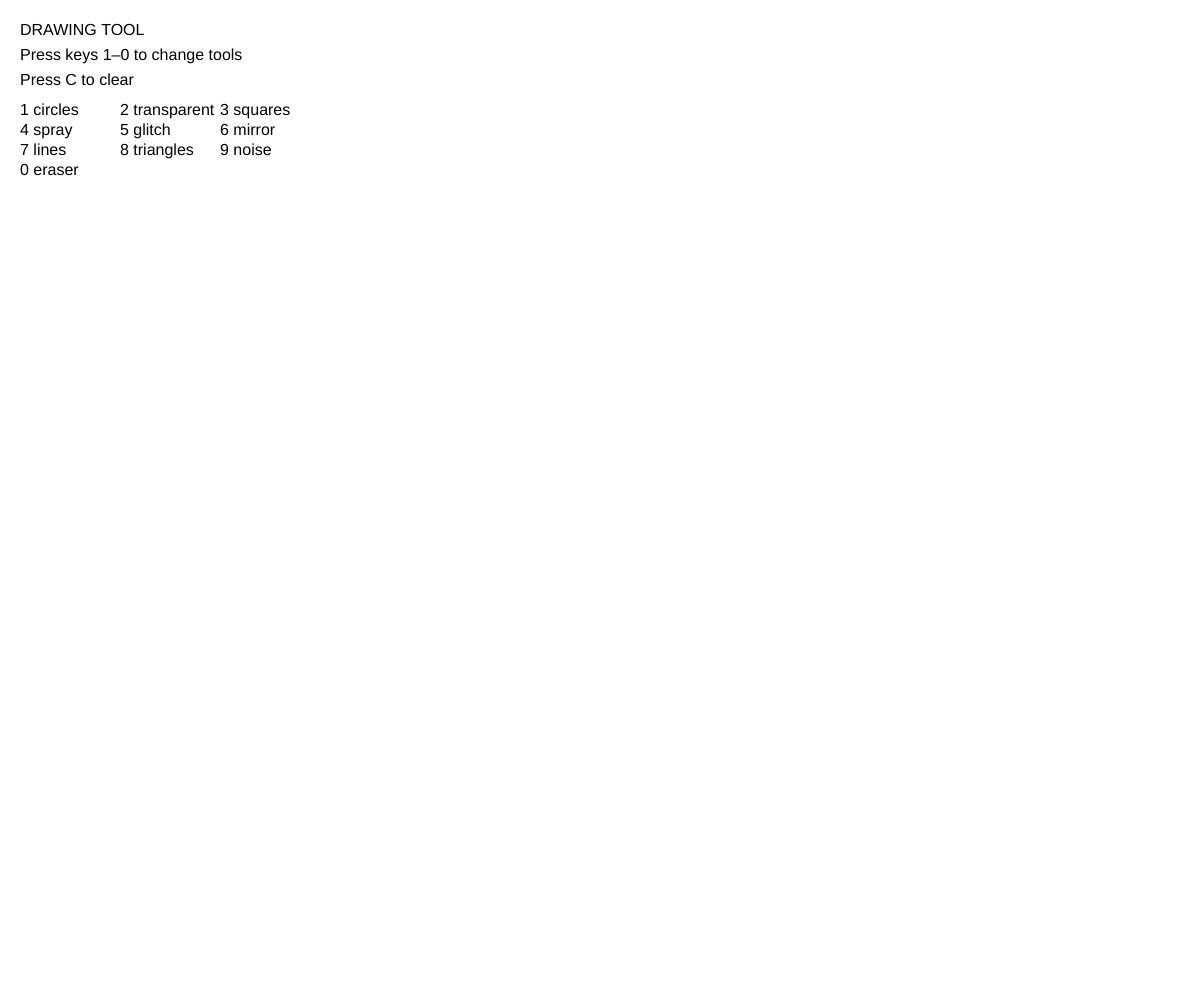
Frame 1 (no input)
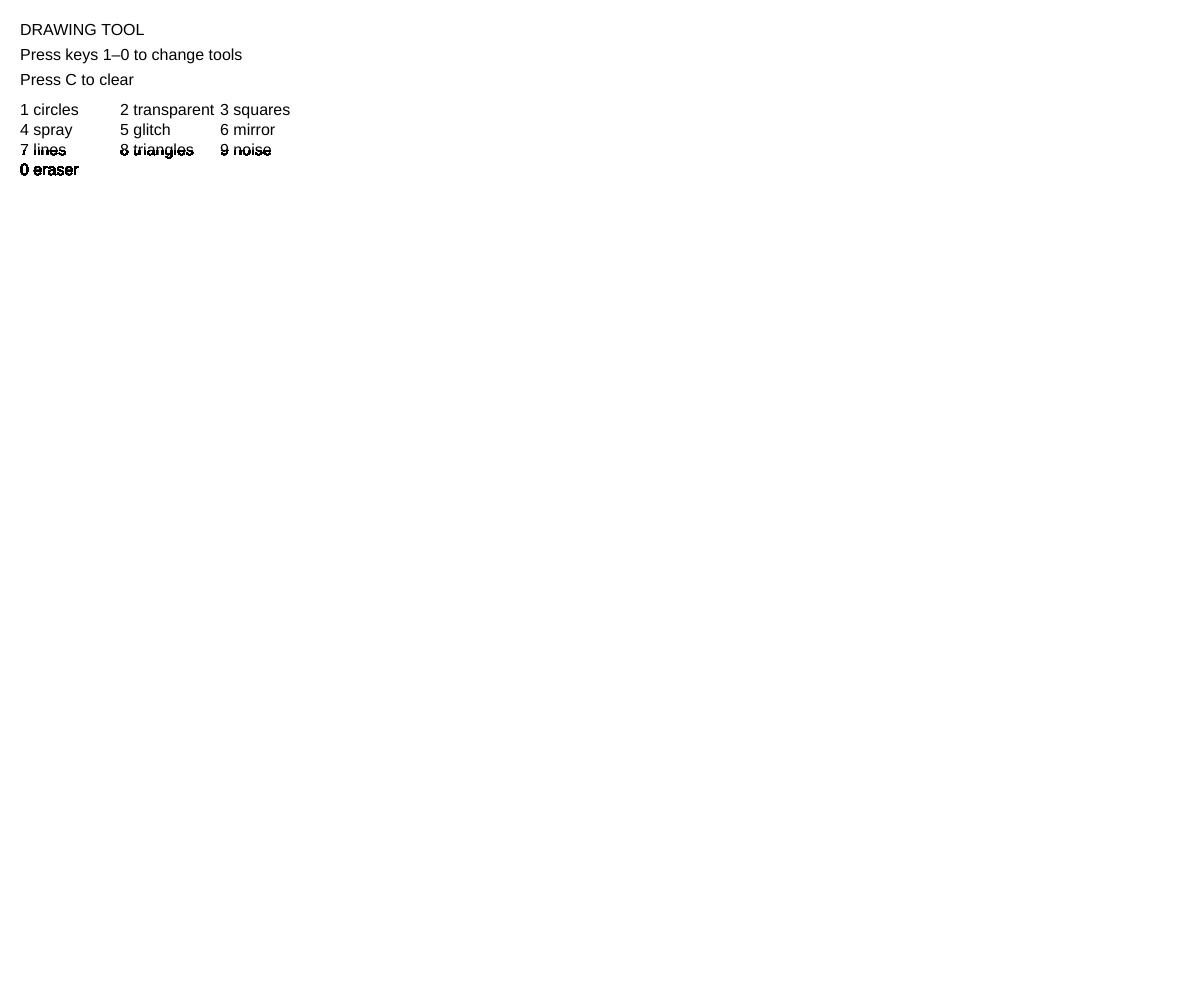
Frame 60 (no input)
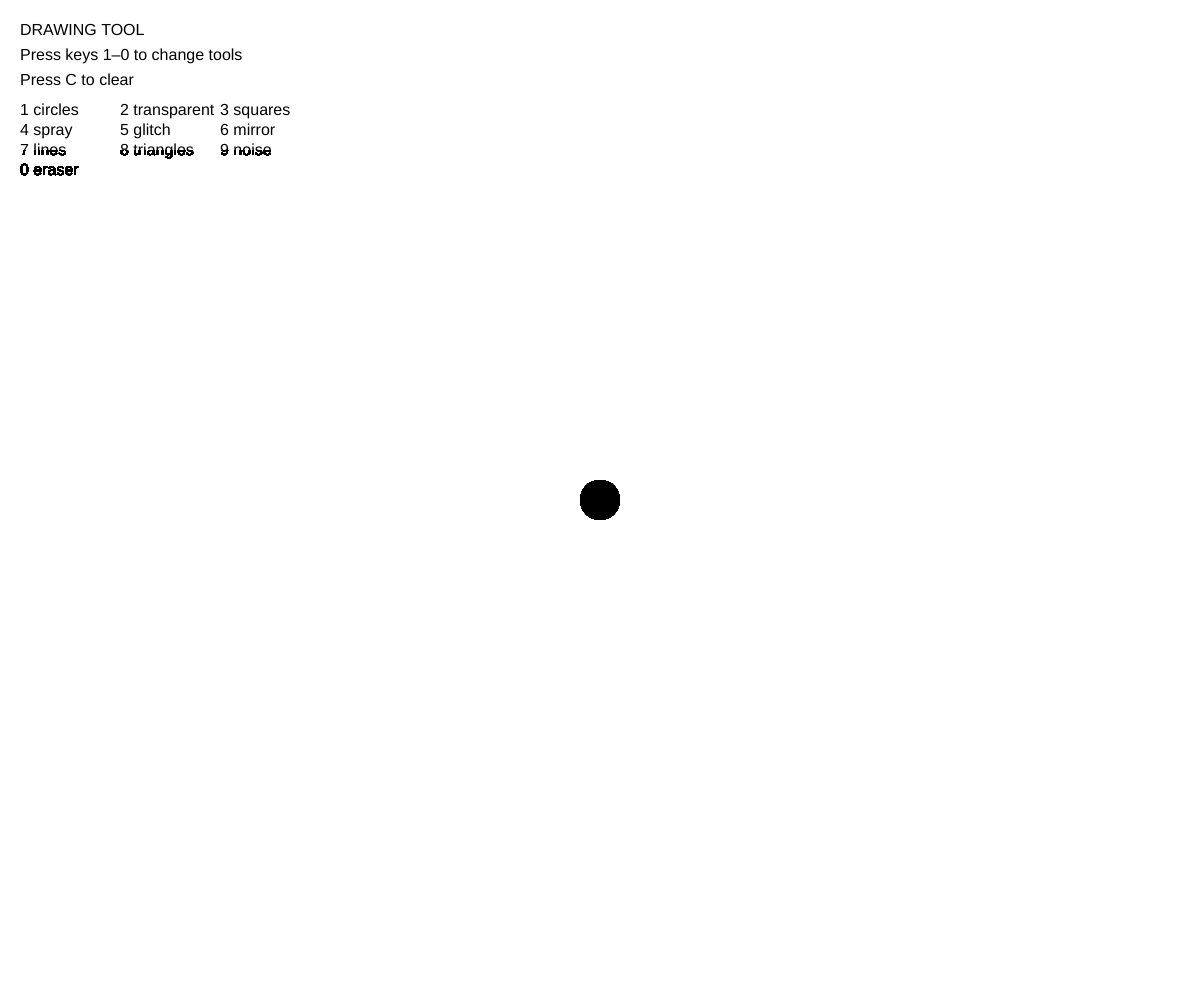
Frame 120 (the mouse pressed at the canvas centre since frame 60)

The p5.js sketch that drew these frames (run headless with seeded random() and noise() and a simulated clock; from frame 60 on, the mouse is pressed at the canvas centre):

// p5.js sketch
// ── sketch.js
let currentTool = 1;

function setup() {
  createCanvas(windowWidth, windowHeight);
  background(255);
}

function draw() {

  if (mouseIsPressed) {

    // TOOL 1 — black circles
    if (currentTool == 1) {
      fill(0);
      noStroke();
      ellipse(mouseX, mouseY, 40, 40);
    }

    // TOOL 2 — transparent red
    else if (currentTool == 2) {
      fill(255, 0, 0, 80);
      noStroke();
      ellipse(mouseX, mouseY, 80, 80);
    }

    // TOOL 3 — random colored squares
    else if (currentTool == 3) {
      fill(random(255), random(255), random(255));
      noStroke();
      rect(mouseX, mouseY, 40, 40);
    }

    // TOOL 4 — spray paint
    else if (currentTool == 4) {
      stroke(0);

      for (let i = 0; i < 30; i++) {
        point(
          mouseX + random(-20, 20),
          mouseY + random(-20, 20)
        );
      }
    }

    // TOOL 5 — glitch blocks
    else if (currentTool == 5) {
      fill(random(255), 0, random(255));
      noStroke();

      rect(
        mouseX + random(-50, 50),
        mouseY + random(-50, 50),
        random(20, 120),
        random(10, 60)
      );
    }

    // TOOL 6 — mirrored drawing
    else if (currentTool == 6) {
      fill(0, 100, 255);
      noStroke();

      ellipse(mouseX, mouseY, 40, 40);
      ellipse(width - mouseX, mouseY, 40, 40);
    }

    // TOOL 7 — thick lines
    else if (currentTool == 7) {
      strokeWeight(10);
      stroke(0);

      line(mouseX, mouseY, pmouseX, pmouseY);
    }

    // TOOL 8 — random triangles
    else if (currentTool == 8) {
      fill(random(255), random(255), random(255));
      noStroke();

      triangle(
        mouseX,
        mouseY,
        mouseX + random(-50, 50),
        mouseY + random(-50, 50),
        mouseX + random(-50, 50),
        mouseY + random(-50, 50)
      );
    }

    // TOOL 9 — static/noise
    else if (currentTool == 9) {

      for (let i = 0; i < 100; i++) {
        stroke(random(255));

        point(
          mouseX + random(-50, 50),
          mouseY + random(-50, 50)
        );
      }
    }

    // TOOL 0 — eraser
    else if (currentTool == 0) {
      fill(255);
      noStroke();

      ellipse(mouseX, mouseY, 80, 80);
    }
  }

  drawUI();
}

function keyPressed() {

  if (key >= '0' && key <= '9') {
    currentTool = int(key);
  }

  // clear canvas
  if (key == 'c' || key == 'C') {
    background(255);
  }
}

function drawUI() {

  fill(255);
  noStroke();
  rect(10, 10, 320, 140);

  fill(0);
  textSize(16);

  text("DRAWING TOOL", 20, 35);
  text("Press keys 1–0 to change tools", 20, 60);
  text("Press C to clear", 20, 85);

  text("1 circles", 20, 115);
  text("2 transparent", 120, 115);
  text("3 squares", 220, 115);

  text("4 spray", 20, 135);
  text("5 glitch", 120, 135);
  text("6 mirror", 220, 135);

  text("7 lines", 20, 155);
  text("8 triangles", 120, 155);
  text("9 noise", 220, 155);

  text("0 eraser", 20, 175);
}
